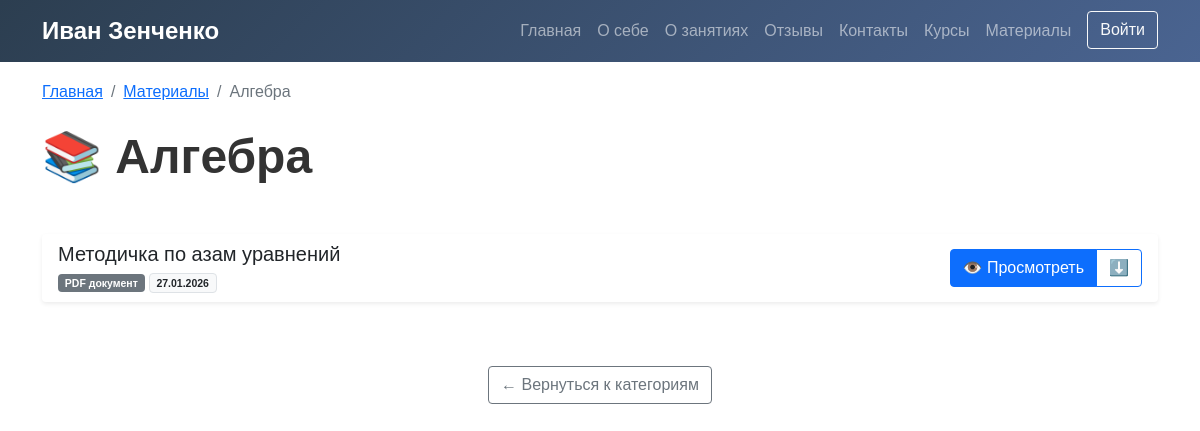
Screenshot of /materials/algebra/ with the database file from the repository.
### users/models.py (models this page shows, shortened)
class MaterialCategory(models.Model):
    title = models.CharField('Название категории', max_length=200)
    slug = models.SlugField('URL-адрес', unique=True)
    description = models.TextField('Описание', blank=True)
    icon = models.CharField('Иконка', max_length=50, default='📚',
                           help_text='Эмодзи или название класса иконки')
    order = models.IntegerField('Порядок отображения', default=0)
    class Meta:
        verbose_name = 'Категория материалов'
        verbose_name_plural = 'Категории материалов'
        ordering = ['order', 'title']

class Material(models.Model):
    category = models.ForeignKey(MaterialCategory, on_delete=models.CASCADE,
                                 related_name='materials', verbose_name='Категория')
    title = models.CharField('Название материала', max_length=200)
    description = models.TextField('Описание', blank=True)
    file = models.FileField('Файл', upload_to='materials/files/', blank=True, null=True)
    external_url = models.URLField('Внешняя ссылка', blank=True,
                                   help_text='Если материал расположен на другом сайте')
    material_type = models.CharField('Тип материала', max_length=20, choices=[
        ('pdf', 'PDF документ'),
        ('video', 'Видео'),
        ('article', 'Статья'),
        ('presentation', 'Презентация'),
        ('other', 'Другое'),
    ], default='pdf')
    is_free = models.BooleanField('Бесплатный', default=False)
    order = models.IntegerField('Порядок в категории', default=0)
    created_at = models.DateTimeField('Дата добавления', auto_now_add=True)
    page_count = models.IntegerField('Количество страниц', default=0, blank=True)
    thumbnail = models.ImageField('Миниатюра', upload_to='materials/thumbnails/',
                                  blank=True, null=True)
    class Meta:
        verbose_name = 'Методический материал'
        verbose_name_plural = 'Методические материалы'
        ordering = ['order', '-created_at']

### users/views.py (the view)
# urls.py: path('materials/<slug:slug>/', views.material_category_detail, name='material_category_detail'),
def material_category_detail(request, slug):
    category = get_object_or_404(MaterialCategory, slug=slug)
    materials = category.materials.all().order_by('order', '-created_at')
    material_types = materials.values('material_type').annotate(
        count=Count('id')
    ).order_by('material_type')
    return render(request, 'users/material_category.html', {
        'category': category,
        'materials': materials,
        'title': f'Материалы: {category.title}',
        'material_types': material_types,
        'materials_count': materials.count(),
    })

### users/templates/users/material_category.html (shortened to what this page needs)
{% extends "users/visitor_base.html" %}
{% load static %}
{% block content %}
<section style="padding-top: 80px;">
    <div class="container">
        <nav aria-label="breadcrumb" class="mb-4">
            <ol class="breadcrumb">
                <li class="breadcrumb-item"><a href="{% url 'home' %}">Главная</a></li>
                <li class="breadcrumb-item"><a href="{% url 'materials_list' %}">Материалы</a></li>
                <li class="breadcrumb-item active" aria-current="page">{{ category.title }}</li>
            </ol>
        </nav>
        <div class="mb-5">
            <h1 class="display-5 fw-bold mb-3">{{ category.icon }} {{ category.title }}</h1>
        </div>
        {% if materials %}
        <div class="list-group">
            {% for material in materials %}
            <div class="list-group-item list-group-item-action border-0 shadow-sm mb-3">
                <div class="d-flex w-100 justify-content-between align-items-center">
                    <div>
                        <h5 class="mb-1">{{ material.title }}</h5>
                        <small>
                            <span class="badge bg-secondary">{{ material.get_material_type_display }}</span>
                            <span class="badge bg-light text-dark border">
                                {{ material.created_at|date:"d.m.Y" }}
                            </span>
                        </small>
                    </div>
                    <div class="btn-group" role="group">
                        {% if material.file %}
                            {% if material.file.name|lower|slice:"-4:" == ".pdf" %}
                                <a href="{% url 'material_view' material.id %}"
                                   class="btn btn-primary">
                                    👁️ Просмотреть
                                </a>
                                <a href="{{ material.file.url }}"
                                   class="btn btn-outline-primary"
                                   download>
                                    ⬇️
                                </a>
                            {% endif %}
                        {% endif %}
                    </div>
                </div>
            </div>
            {% endfor %}
        </div>
        {% else %}
        <div class="alert alert-info text-center py-4">
            <h4>В этой категории пока нет материалов</h4>
            <p class="mb-0">Материалы будут добавлены в ближайшее время.</p>
        </div>
        {% endif %}
        <div class="mt-5 text-center">
            <a href="{% url 'materials_list' %}" class="btn btn-outline-secondary">
                ← Вернуться к категориям
            </a>
        </div>
    </div>
</section>
{% endblock %}

### users/templates/users/visitor_base.html (style rules this page uses)
:root { --primary-color: #2c3e50; --secondary-color: #3498db; --accent-color: #667eea; }
body { font-family: 'Arial', sans-serif; color: #333; }

### rows the page displays
MaterialCategory: title "Алгебра", icon "📚"
Material: title "Методичка по азам уравнений", material_type "PDF документ", created_at "27.01.2026"
